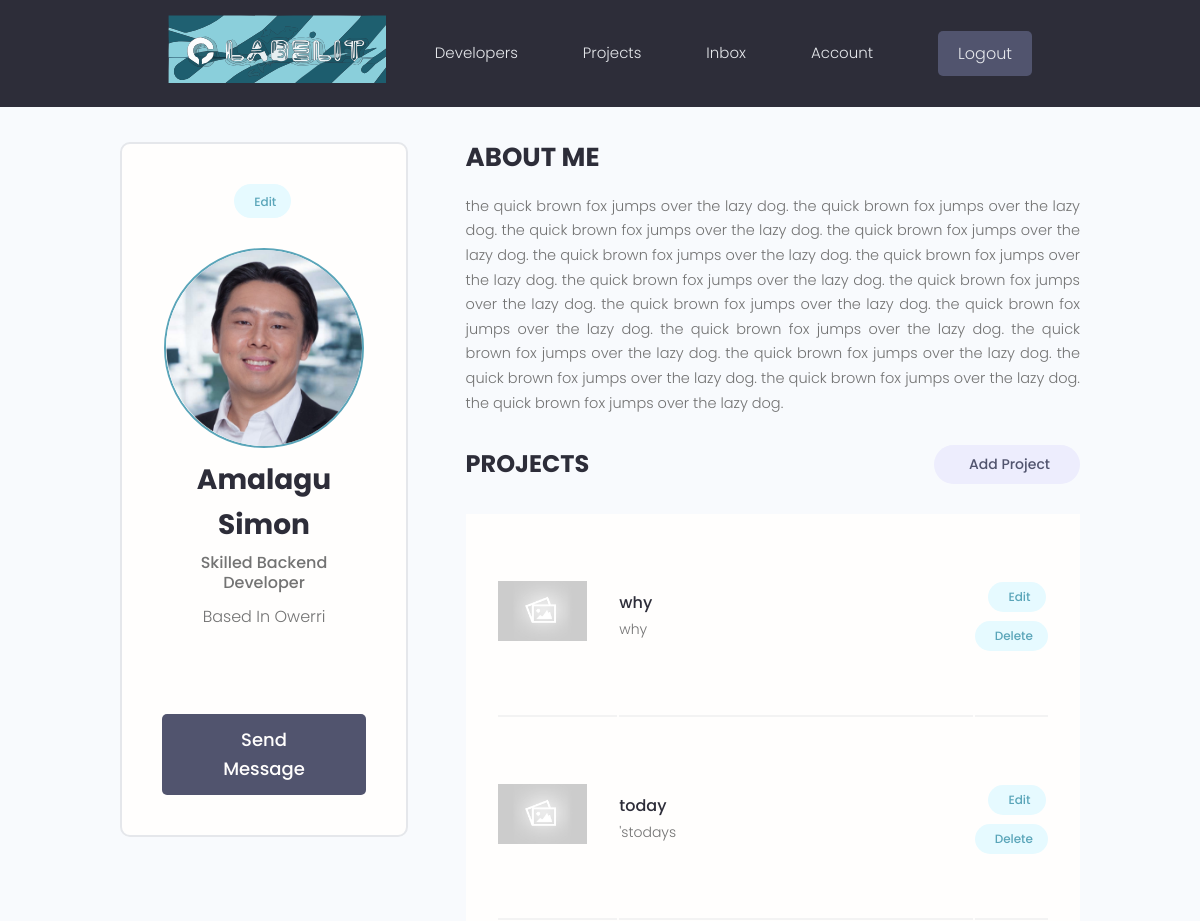
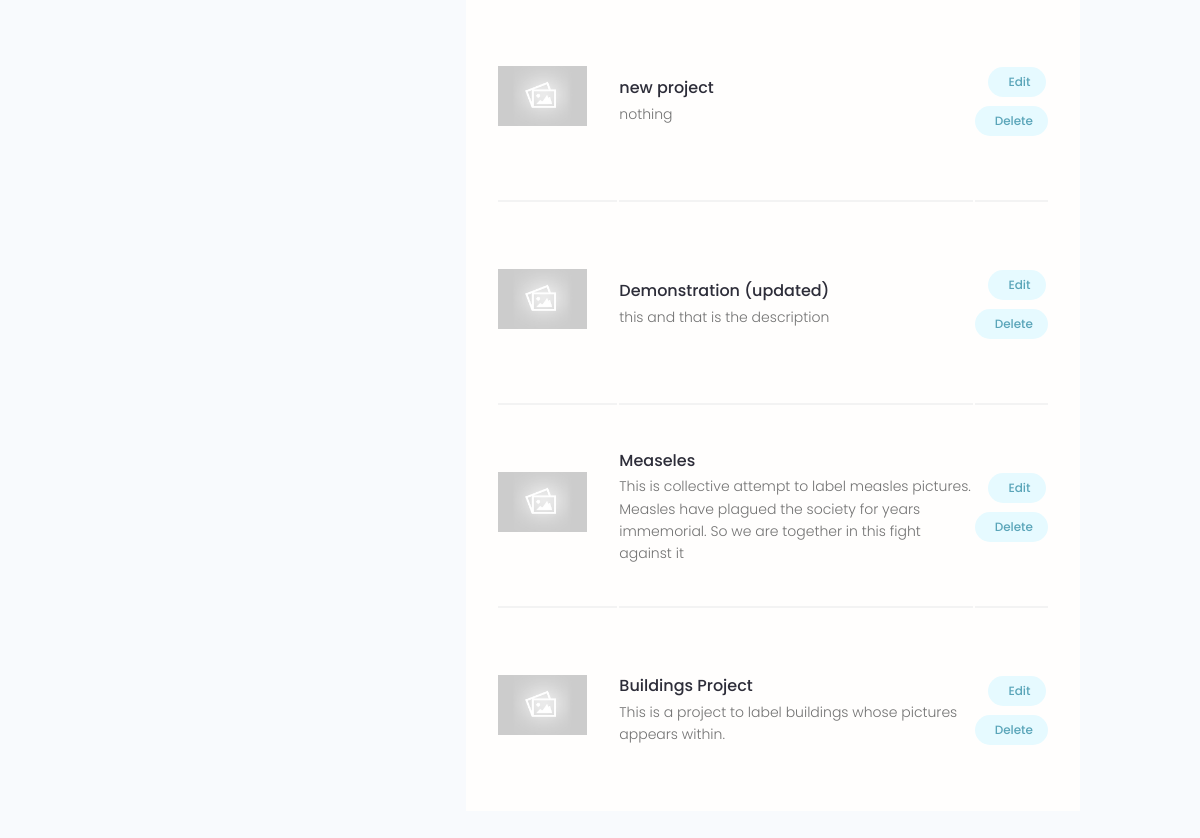
Before: /account/ (signed in) with the older database file (2 pictures, top to bottom).
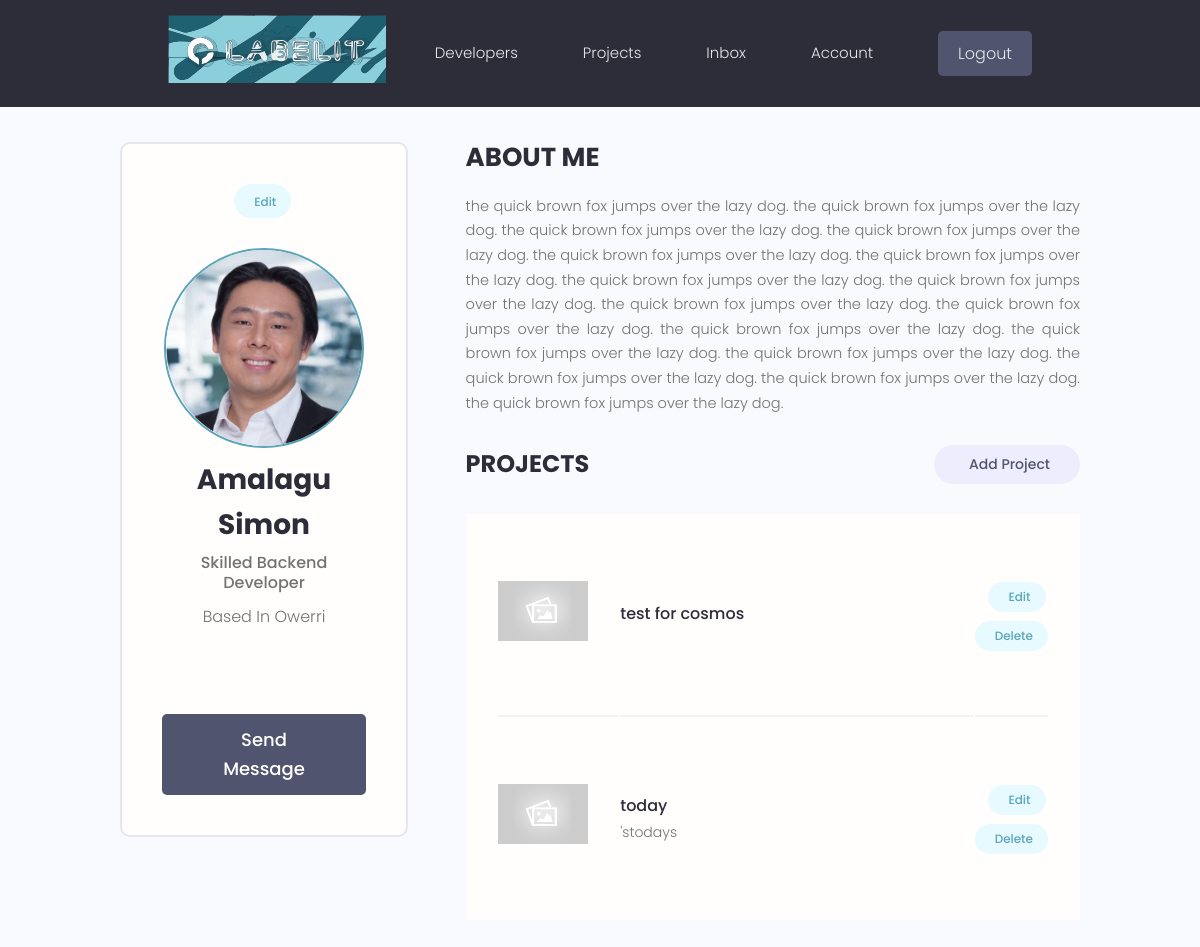
After: the same page with the newer database file.
### label/models.py (models this page shows, shortened)
class Project(models.Model):
    manager = models.ForeignKey(
        Profile, null=True, blank=True, on_delete=models.CASCADE )
    title = models.CharField(max_length=200)
    description = models.TextField(null=True, blank=True)
    annotators = models.ManyToManyField(Profile, blank=True, related_name='annotationprojects')
    project_display_picture = models.ImageField(
        null=True, blank=True, upload_to='project_display_picture/', default="project_display_picture/default.jpg")
    featured_image = models.ManyToManyField(ImageSample, blank=True, related_name='parentprojects', default = 'default.jpg')
    demo_link = models.CharField(max_length=2000, null=True, blank=True)
    source_link = models.CharField(max_length=2000, null=True, blank=True)
    created = models.DateTimeField(auto_now_add=True)
    id = models.UUIDField(default=uuid.uuid4, unique=True,
                          primary_key=True, editable=False)
    class Meta:
        ordering = [ '-created', 'title']
    """@property
    def imageURL(self):
        try:
            url = self.featured_image.url
        except:
            url = ''
        return url"""

### users/views.py (the view)
# urls.py: path('account/', views.useraccount, name= 'account'),
@login_required(login_url='login')
def useraccount(request):
    profile = request.user.profile
    print(dir(profile))
    context = {'profile': profile}
    return render(request, 'users/account.html', context)

### templates/users/account.html (shortened to what this page needs)
<!DOCTYPE html>
{% extends 'base/base.html' %}
{% block content %}
  <main class="settingsPage profile my-md">
    <div class="container">
      <div class="layout">
        <div class="column column--1of3">
          <div class="card text-center">
            <div class="card__body dev">
              <a class="tag tag--pill tag--main settings__btn" href="#"> Edit</a>
              <img class="avatar avatar--xl dev__avatar" src="{{profile.profile_image.url}}" />
              <h2 class="dev__name">{{profile.name}}</h2>
              <p class="dev__title">{{profile.short_intro}}</p>
              <p class="dev__location">Based In {{profile.location}}</p>
              <ul class="dev__social">
              </ul>
              <a href="#" class="btn btn--sub btn--lg">Send Message </a>
            </div>
          </div>
        </div>
        <div class="column column--2of3">
          <div class="devInfo">
            <h3 class="devInfo__title">About Me</h3>
            <p class="devInfo__about">
              {{profile.bio}}
            </p>
          </div>
          <div class="settings">
            <h3 class="settings__title">Projects</h3>
            <a class="tag tag--pill tag--sub settings__btn tag--lg" href="{% url 'create-project' %}"> Add Project</a>
          </div>
          <table class="settings__table">
            {% for project in profile.project_set.all %}
            <tr>
              <td class="settings__thumbnail">
                <a href="{% url 'project' project.id %}"><img src="{{project.project_display_picture.url}}" alt="Project Thumbnail" /></a>
              </td>
              <td class="settings__tableInfo">
                <a href="single-project.html">{{project.title}}</a>
                <p>
                  {{project.description}}
                </p>
              </td>
              <td class="settings__tableActions">
                <a class="tag tag--pill tag--main settings__btn" href="{% url 'update-project' project.id %}"> Edit</a>
                <a class="tag tag--pill tag--main settings__btn" href="{% url 'delete-project' project.id %}">
                  Delete</a>
              </td>
            </tr>
            {% endfor %}
          </table>
        </div>
      </div>
    </div>
  </main>
{% endblock %}

Changed rows visible on the page:
removed Project: project_display_picture (placeholder picture), title "why", description "why"
removed Project: project_display_picture (placeholder picture), title "new project", description "nothing"
removed Project: project_display_picture (placeholder picture), title "Demonstration (updated)", description "this and that is the description"
removed Project: project_display_picture (placeholder picture), title "Measeles", description "This is collective attempt to label measles pictures. Measles have plagued the society for years immemorial. So we are together in this fight against it"
removed Project: project_display_picture (placeholder picture), title "Buildings Project", description "This is a project to label buildings whose pictures appears within."
added Project: project_display_picture (placeholder picture), title "test for cosmos"
